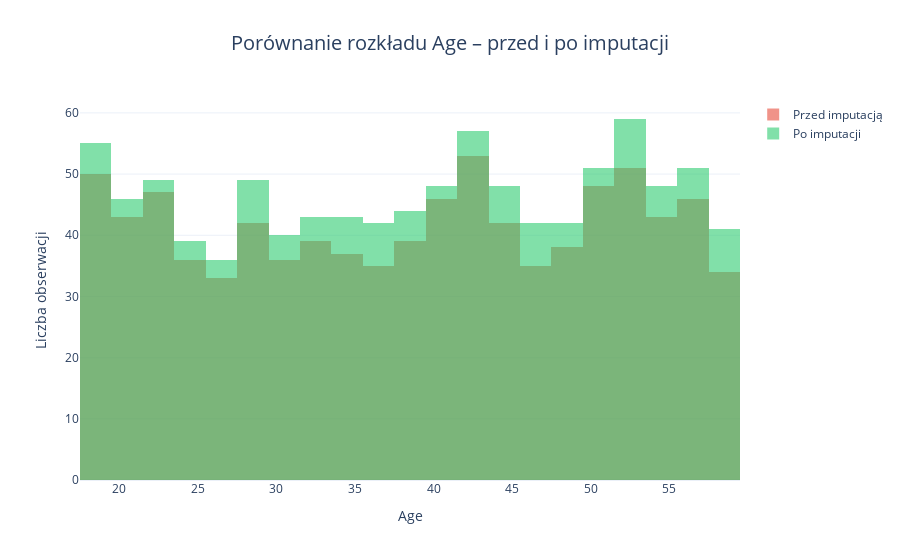

Notebook source saved alongside this figure:
### Markdown cell above
Porównujemy rozkład danych dla danych przed i po imputacji:

### Code cell
import plotly.graph_objects as go

fig = go.Figure()

# Histogram Age PRZED imputacją
fig.add_trace(go.Histogram(
    x=df['Age'],
    name='Przed imputacją',
    marker_color='#e74c3c',
    opacity=0.6
))

# Histogram Age PO imputacji
fig.add_trace(go.Histogram(
    x=df_imputed['Age'],
    name='Po imputacji',
    marker_color='#2ecc71',
    opacity=0.6
))

# Ustawienia: nałożenie słupków
fig.update_layout(
    barmode='overlay',
    title='Porównanie rozkładu Age – przed i po imputacji',
    title_x=0.5,
    title_font_size=20,
    xaxis_title='Age',
    yaxis_title='Liczba obserwacji',
    template='plotly_white'
)

fig.show()

### Figure 1 — Plotly figure (JSON) as saved in the notebook; plotly's stock layout.template omitted (floating-point values rounded to 4 significant figures; data arrays with more than 128 entries replaced by an {"elided": "..."} marker saying what was removed)
{"data": [{"marker": {"color": "#e74c3c"}, "name": "Przed imputacją", "opacity": 0.6, "type": "histogram", "x": {"elided": "973 int values"}}, {"marker": {"color": "#2ecc71"}, "name": "Po imputacji", "opacity": 0.6, "type": "histogram", "x": {"elided": "973 int values"}}], "layout": {"barmode": "overlay", "title": {"font": {"size": 20}, "text": "Porównanie rozkładu Age – przed i po imputacji", "x": 0.5}, "xaxis": {"title": {"text": "Age"}}, "yaxis": {"title": {"text": "Liczba obserwacji"}}}}
